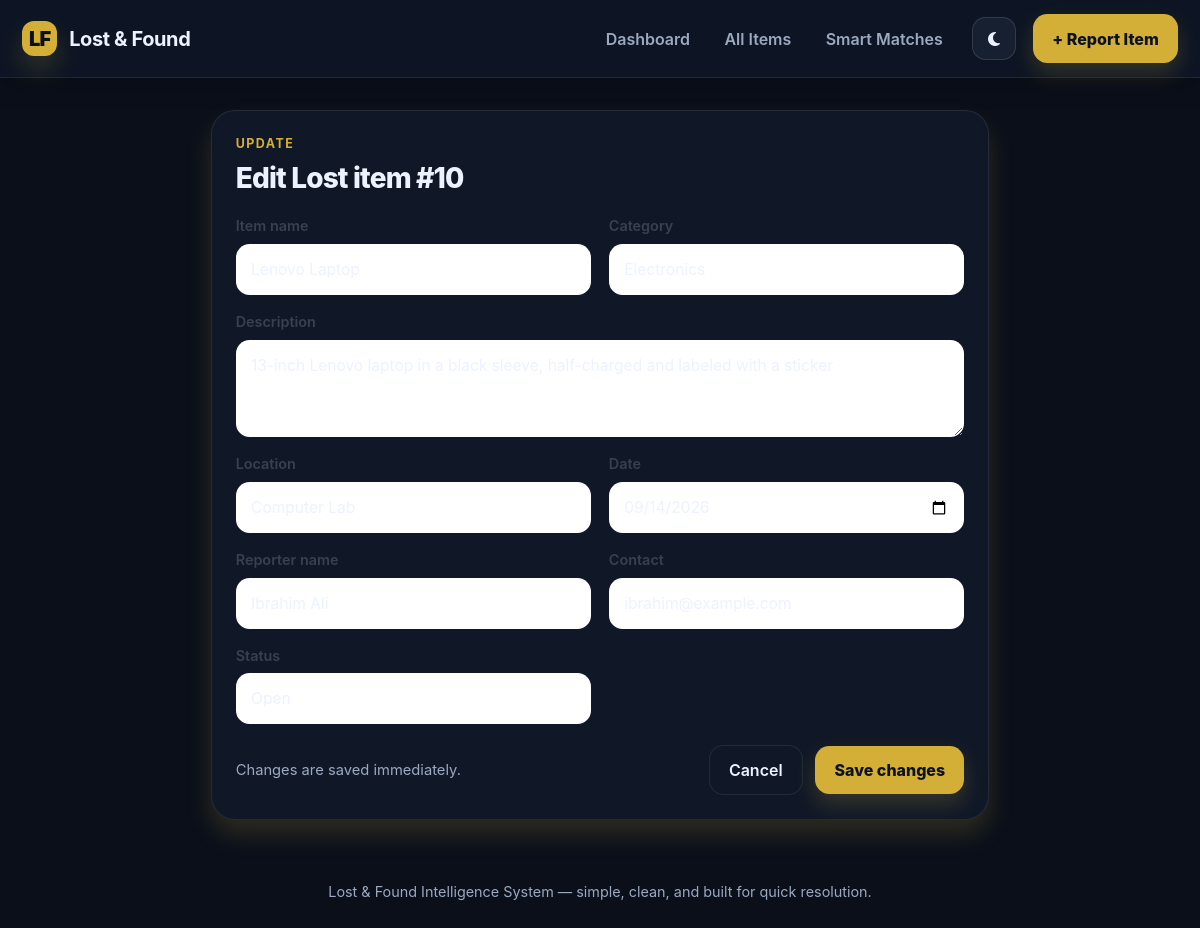
Page /edit/10 on the committed database.
### tables this page shows
CREATE TABLE items (
            id            INTEGER PRIMARY KEY AUTOINCREMENT,
            item_type     TEXT    NOT NULL CHECK (item_type IN ('lost', 'found')),
            item_name     TEXT    NOT NULL,
            category      TEXT    NOT NULL,
            description   TEXT    NOT NULL,
            location      TEXT    NOT NULL,
            event_date    TEXT    NOT NULL,
            person_name   TEXT    NOT NULL,
            contact       TEXT    NOT NULL,
            status        TEXT    NOT NULL DEFAULT 'open' CHECK (status IN ('open', 'resolved')),
            created_at    TEXT    NOT NULL
        );

### app.py (the view, shortened to what this page needs)
@app.route("/edit/<int:item_id>", methods=["GET", "POST"])
def edit_item(item_id):
    db = get_db()
    item = db.execute("SELECT * FROM items WHERE id = ?", (item_id,)).fetchone()
    if item is None:
        flash("Item not found.", "danger")
        return redirect(url_for("view_items"))
    return render_template("edit_item.html", item=item, categories=CATEGORIES)

### app.py (called while the page is built)
def get_db():
    if "db" not in g:
        g.db = sqlite3.connect(DB_PATH)
        g.db.row_factory = sqlite3.Row
        g.db.execute("PRAGMA foreign_keys = ON")
    return g.db

### templates/edit_item.html (shortened to what this page needs)
{% extends "base.html" %}
{% block content %}
<div class="row justify-content-center">
  <div class="col-lg-8">
    <div class="form-card">
      <p class="eyebrow">Update</p>
      <h3>Edit {{ item.item_type|capitalize }} item #{{ item.id }}</h3>
      <form method="post">
        <div class="form-grid">
          <div>
            <label class="form-label">Item name</label>
            <input type="text" class="form-control" name="item_name" value="{{ item.item_name }}" required>
          </div>
          <div>
            <label class="form-label">Category</label>
            <select class="form-select" name="category" required>
              {% for c in categories %}
              <option value="{{ c }}" {{ 'selected' if c==item.category }}>{{ c }}</option>
              {% endfor %}
            </select>
          </div>
          <div class="full">
            <label class="form-label">Description</label>
            <textarea class="form-control" name="description" rows="3" required>{{ item.description }}</textarea>
          </div>
          <div>
            <label class="form-label">Location</label>
            <input type="text" class="form-control" name="location" value="{{ item.location }}" required>
          </div>
          <div>
            <label class="form-label">Date</label>
            <input type="date" class="form-control" name="event_date" value="{{ item.event_date }}" required>
          </div>
          <div>
            <label class="form-label">Reporter name</label>
            <input type="text" class="form-control" name="person_name" value="{{ item.person_name }}" required>
          </div>
          <div>
            <label class="form-label">Contact</label>
            <input type="text" class="form-control" name="contact" value="{{ item.contact }}" required>
          </div>
          <div>
            <label class="form-label">Status</label>
            <select class="form-select" name="status">
              <option value="open" {{ 'selected' if item.status=='open' }}>Open</option>
            </select>
          </div>
        </div>
        <div class="form-foot">
          <span class="inline-note">Changes are saved immediately.</span>
          <div>
            <a href="{{ url_for('view_items') }}" class="btn btn-light me-2">Cancel</a>
            <button type="submit" class="btn btn-primary">Save changes</button>
          </div>
        </div>
      </form>
    </div>
  </div>
</div>
{% endblock %}

### static/style.css (style rules this page uses)
:root { --bg: #0a0f1a; --bg-strong: #111827; --panel: #101827; --panel-strong: #172133; --line: rgba(255,255,255,0.08); --line-strong: rgba(255,255,255,0.12); --text: #edf2ff; --muted: #9ba9c0; --primary: #d4af37; --primary-strong: #b8921d; --primary-soft: rgba(212, 175, 55, 0.14); --success: #35d399; --success-soft: rgba(53, 211, 153, 0.12); --danger: #f87171; --danger-soft: rgba(248, 113, 113, 0.12); --warning: #fbbf24; --warning-soft: rgba(251, 191, 36, 0.12); --cyan: #7dd3fc; --pink: #f9a8d4; --shadow: 0 20px 50px rgba(0, 0, 0, 0.35); --shadow-soft: 0 14px 26px rgba(212, 175, 55, 0.18); }
* { box-sizing: border-box; }
html { scroll-behavior: smooth; }
body { margin: 0; font-family: "Inter", "Segoe UI", sans-serif; background: var(--bg); color: var(--text); transition: background 0.25s ease, color 0.25s ease; }
a { text-decoration: none; }
.eyebrow { margin: 0 0 0.5rem; font-size: 0.78rem; text-transform: uppercase; letter-spacing: 0.12em; color: var(--primary); font-weight: 700; }
.btn { border-radius: 0.9rem; padding: 0.76rem 1.2rem; font-weight: 600; transition: all 0.2s ease; }
.btn-primary { background: var(--primary); border: none; box-shadow: 0 10px 22px rgba(212, 175, 55, 0.2); color: #0c1320; font-weight: 800; }
.btn-light { background: var(--panel); border: 1px solid var(--line); color: var(--text); }
.form-control, .form-select, textarea { border: 1px solid var(--line-strong); background: #fff; border-radius: 0.85rem; padding: 0.8rem 0.9rem; font-size: 0.97rem; color: var(--text); box-shadow: none; }
.form-card { background: var(--panel); border: 1px solid var(--line); border-radius: 1.5rem; box-shadow: var(--shadow-soft); padding: 1.5rem; }
.form-card h3 { margin: 0 0 1.25rem; letter-spacing: -0.03em; font-weight: 800; }
.form-grid { display: grid; grid-template-columns: repeat(2, minmax(0, 1fr)); gap: 1rem 1.1rem; }
.form-grid .full { grid-column: 1 / -1; }
.form-label { display: block; margin-bottom: 0.45rem; color: var(--muted-strong, #374151); font-size: 0.9rem; font-weight: 600; }
.form-foot { display: flex; align-items: center; justify-content: space-between; gap: 1rem; margin-top: 1.3rem; flex-wrap: wrap; }
.inline-note { color: var(--muted); font-size: 0.92rem; }

### rows in the picture
items: item_type "Lost", id "10", item_name "Lenovo Laptop", description "13-inch Lenovo laptop in a black sleeve, half-charged and labeled with a sticker", location "Computer Lab", event_date "09/14/2026", person_name "Ibrahim Ali", contact "ibrahim@example.com"

### other values in the picture
form field category "Electronics"
